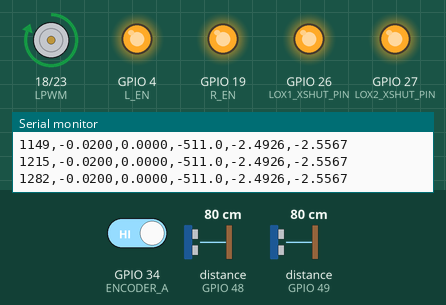
Recording of a sketch running on a simulated ESP32. Shown: motor-driver pin pairs drawn as motors (green arrow = first pin HIGH = forward, orange = second pin HIGH = backward, longer = more drive), output pins drawn as LEDs (lit = HIGH), the last lines printed to the serial monitor. The test bench sets the inputs (shaded band); at power-on: distance to the obstacle (sensors on GPIO 48, GPIO 49) 80 cm, GPIO 34 (ENCODER_A) HIGH.

Above: at 1.3 s.
1.4 s: distance to the obstacle (sensor on GPIO 48) set to 65 cm
2.9 s: distance to the obstacle (sensor on GPIO 48) set to 60 cm
At 4.2 s:
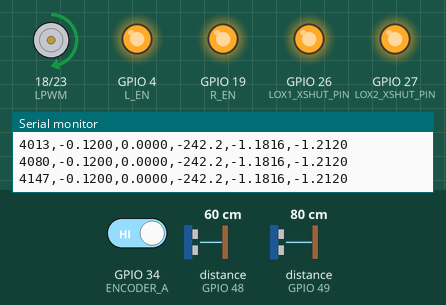
4.5 s: distance to the obstacle (sensor on GPIO 49) set to 75 cm
At 5.5 s:
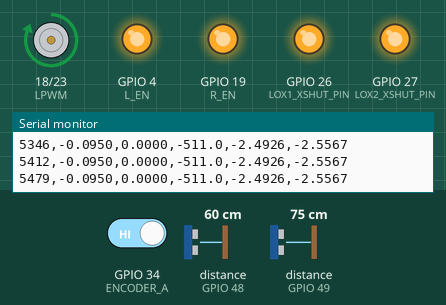
6.0 s: distance to the obstacle (sensor on GPIO 48) set to 55 cm
At 6.7 s:
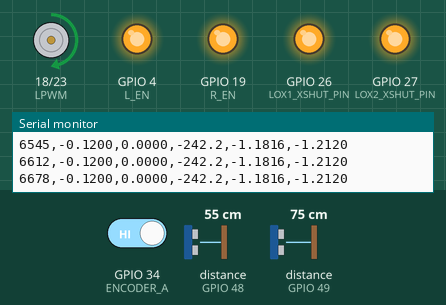
7.7 s: distance to the obstacle (sensor on GPIO 49) set to 2 cm
At 9.0 s:
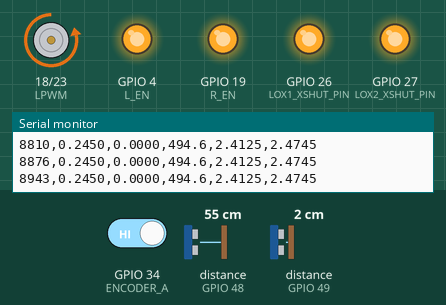
9.3 s: distance to the obstacle (sensor on GPIO 49) set to 18 cm
At 10.3 s:
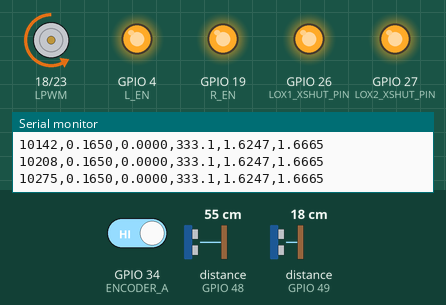
Timing chart, 0 to 11.9 s (numbered marks = the images above; inputs shaded):
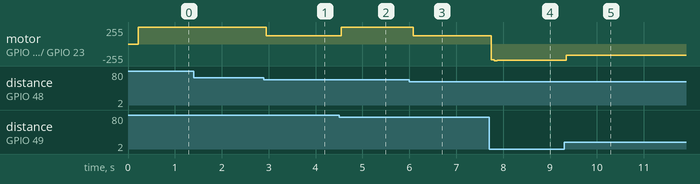

The sketch:

Controle_Pendulo.ino
```cpp
#include <Wire.h>
#include <Adafruit_VL53L0X.h>

// VL53L0X
Adafruit_VL53L0X lox1;
Adafruit_VL53L0X lox2;
#define LOX1_XSHUT_PIN 26
#define LOX2_XSHUT_PIN 27

// Encoder rotacional (pêndulo)
#define ENCODER_A 34
#define ENCODER_B 35

// Motor do carrinho
#define RPWM 23
#define LPWM 18
#define R_EN 19
#define L_EN 4
#define freqPWM 20000
#define resolution 9
#define MAX_PWM 511

unsigned long timestamp = 0;

// Parâmetros do sistema (do MATLAB)
const float Ts = 0.05; // 50 ms (mesmo do seu código)
const float Kd[4] = {-6900.3 ,  -3282.9  ,  8299.6  ,  1281.2}; // Ganhos LQR discretos

// Matrizes do observador (calculadas no MATLAB)
const float Ld[4][2] = {
  { 0.9817, -0.0003 },
  { 19.6340, -0.0056 },
  { -0.0030, 0.9776 },
  { -0.0596, 19.5512 }
};

// Estado e estimativa
float x = 0, x_prev = 0;        // Posição medida
float x_hat[4] = {0};           // Estado estimado [x; x_dot; phi; phi_dot]
float y[2] = {0};               // Saída medida [x; phi]
float u = 0;                    // Sinal de controle

// Encoder rotacional
volatile int contador = 0;
volatile unsigned long ultimaInterrupcao = 0;
const unsigned long debounceTime = 200; // us

void IRAM_ATTR leEncoder() {
  unsigned long tempoAtual = micros();
  if (tempoAtual - ultimaInterrupcao < debounceTime) return;
  ultimaInterrupcao = tempoAtual;

  static int ultimoEstadoA = LOW;
  int estadoAtualA = digitalRead(ENCODER_A);

  if (estadoAtualA != ultimoEstadoA) {
    int estadoB = digitalRead(ENCODER_B);
    contador += (estadoB != estadoAtualA) ? 1 : -1;
    ultimoEstadoA = estadoAtualA;
  }
}

// Função para ler posição x com sensores VL53L0X
float ler_posicao_mm() {
  VL53L0X_RangingMeasurementData_t m1, m2;
  lox1.rangingTest(&m1, false);
  lox2.rangingTest(&m2, false);

  if (m1.RangeStatus != 4 && m2.RangeStatus != 4) {
    int d1 = m1.RangeMilliMeter;
    int d2 = m2.RangeMilliMeter;
    return (d1 - d2) / 2 - 20; // média em mm
  }
  return 0;
}

// Conversão encoder -> radianos
float ler_phi_rad() {
  float ganho_encoder = 0.005236;
  noInterrupts();
  int c = contador;
  interrupts();
  return c * ganho_encoder;
}

// Atualiza o observador de estado
void atualizar_observador(float u, float y[2]) {
  // Predição (modelo do sistema)
  float x_hat_pred[4] = {0};

  // Matriz Ad do sistema discreto (simplificada - deve ser ajustada conforme seu sistema)
  // Estas são aproximações - você deve usar as matrizes exatas do seu sistema
  x_hat_pred[0] = x_hat[0] + Ts * x_hat[1];
  x_hat_pred[1] = x_hat[1] + Ts * (0.1*u - 0.5*x_hat[1] - 0.1*x_hat[2]); // Ajuste esses parâmetros
  x_hat_pred[2] = x_hat[2] + Ts * x_hat[3];
  x_hat_pred[3] = x_hat[3] + Ts * (9.8*sin(x_hat[2]) + 0.1*u); // Ajuste esses parâmetros

  // Correção (feedback do erro de medição)
  float y_hat[2] = {x_hat_pred[0], x_hat_pred[2]}; // Saída estimada
  float ey[2] = {y[0] - y_hat[0], y[1] - y_hat[1]}; // Erro de medição

  // Atualização do estado estimado
  for (int i = 0; i < 4; i++) {
    x_hat[i] = x_hat_pred[i] + Ld[i][0]*ey[0] + Ld[i][1]*ey[1];
  }
}

float calcular_controle(float x, float x_dot, float phi, float phi_dot) {
  // Verifica se x está fora da faixa desejada
  if (x < -0.12f || x > 0.12f) {
    // Controle de retorno: força proporcional para trazer x de volta à faixa
    float K_return = 2000.0f;
    float u_return = K_return * x;
    return constrain(u_return, -MAX_PWM, MAX_PWM);
  }

  // Se estiver dentro da faixa, aplica o controle LQR normal
  float estados[4] = {x, x_dot, phi, phi_dot};
  float u = -(Kd[0] * estados[0] + Kd[1] * estados[1] + Kd[2] * estados[2] + Kd[3] * estados[3]);
  return constrain(u, -MAX_PWM, MAX_PWM);
}

void setup() {
  Serial.begin(115200);

  // Inicializa encoder
  pinMode(ENCODER_A, INPUT_PULLUP);
  pinMode(ENCODER_B, INPUT_PULLUP);
  attachInterrupt(digitalPinToInterrupt(ENCODER_A), leEncoder, CHANGE);

  // Inicializa sensores VL53L0X
  pinMode(LOX1_XSHUT_PIN, OUTPUT);
  pinMode(LOX2_XSHUT_PIN, OUTPUT);
  digitalWrite(LOX1_XSHUT_PIN, LOW);
  digitalWrite(LOX2_XSHUT_PIN, LOW);
  delay(50);

  digitalWrite(LOX1_XSHUT_PIN, HIGH);
  delay(50);
  if (!lox1.begin(0x30)) { Serial.println("Erro sensor 1"); while (1); }

  digitalWrite(LOX2_XSHUT_PIN, HIGH);
  delay(50);
  if (!lox2.begin(0x31)) { Serial.println("Erro sensor 2"); while (1); }

  lox1.startRangeContinuous();
  lox2.startRangeContinuous();

  // Inicializa motor
  pinMode(R_EN, OUTPUT); pinMode(L_EN, OUTPUT);
  digitalWrite(R_EN, HIGH); digitalWrite(L_EN, HIGH);

  // Define PWM nos pinos com nova API
  ledcAttach(RPWM, freqPWM, resolution);
  ledcAttach(LPWM, freqPWM, resolution);

  Serial.println("Sistema iniciado!");
}

void loop() {
  static unsigned long t_anterior = 0;

  if (millis() - t_anterior >= 50) {
    t_anterior = millis();

    // Leitura dos sensores
    y[0] = ler_posicao_mm() / 1000.0; // mm → metros
    y[1] = ler_phi_rad();

    // Atualiza o observador
    atualizar_observador(u, y);

    // Controle usando os estados estimados
    u = calcular_controle(x_hat[0], x_hat[1], x_hat[2], x_hat[3]);

    // PWM com base no sinal de controle
    if (u >= 0) {
      ledcWrite(RPWM, (int)u);
      ledcWrite(LPWM, 0);
    } else {
      ledcWrite(RPWM, 0);
      ledcWrite(LPWM, (int)(-u));
    }

    // Debug
    timestamp = millis();
    Serial.print(timestamp); Serial.print(",");
    Serial.print(y[0], 4); Serial.print(",");       // x medido
    Serial.print(y[1], 4); Serial.print(",");       // phi medido
    Serial.print(u, 1); Serial.print(",");
    Serial.print(x_hat[1], 4); Serial.print(",");   // x_dot estimado
    Serial.println(x_hat[3], 4);                    // phi_dot estimado
  }
}
```

Measured:
- the behaviour switches between 61 and 60 cm on distance to the obstacle (sensor on GPIO 48) (found by bisection; images 0 and 1)
- the behaviour switches between 80 and 79 cm on distance to the obstacle (sensor on GPIO 49) (found by bisection; images 1 and 2)
- the behaviour switches between 56 and 55 cm on distance to the obstacle (sensor on GPIO 48) (found by bisection; images 2 and 3)
- after the input at 2.9 s, motor on GPIO 18 (LPWM) / GPIO 23 (RPWM): forward 255/255 → forward 121/255 after 0.05 s, → forward 122/255 0.07 s later, → forward 121/255 0.07 s later
- after the input at 4.5 s, motor on GPIO 18 (LPWM) / GPIO 23 (RPWM): forward 121/255 → forward 255/255 after 0.05 s
- after the input at 6.0 s, motor on GPIO 18 (LPWM) / GPIO 23 (RPWM): forward 255/255 → forward 121/255 after 0.08 s, → forward 122/255 0.07 s later, → forward 121/255 0.07 s later
- after the input at 7.7 s, motor on GPIO 18 (LPWM) / GPIO 23 (RPWM): forward 121/255 → backward 236/255 at once, → backward 249/255 0.07 s later, → backward 246/255 0.07 s later
- after the input at 9.3 s, motor on GPIO 18 (LPWM) / GPIO 23 (RPWM): backward 246/255 → backward 168/255 at once, → backward 165/255 0.07 s later, → backward 166/255 0.07 s later
